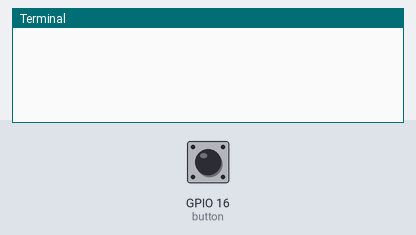
Recording of a program running on a simulated Raspberry Pi (BCM pin numbers). On the bench: the last lines printed to the terminal. The test bench sets the inputs (shaded band); at power-on: GPIO 16 (button) HIGH.

Above: at 1.2 s.
1.3 s: GPIO 16 (button) pulled LOW for 0.15 s
At 1.43 s:
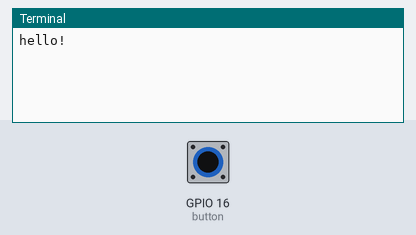
At 2.0 s:
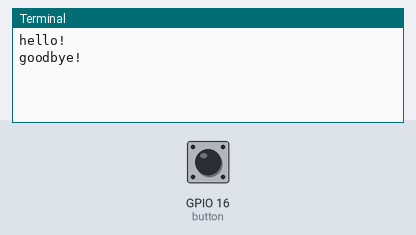

Measured:
- after the input at 1.3 s, the terminal: prints a new line at once (image 1)

The program:

ex03_btn3.py
```python
from gpiozero import Button
from signal import pause

def say_hello():
    print("hello!")
def say_goodbye():
    print("goodbye!")

button = Button(16)

button.when_pressed = say_hello
button.when_released = say_goodbye

pause()
```
